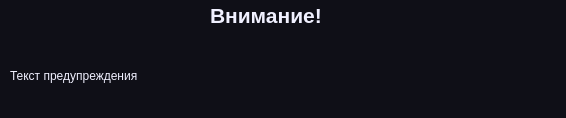
<?xml version="1.0" encoding="UTF-8"?>
<ui version="4.0">
 <class>Form</class>
 <widget class="QWidget" name="Form">
  <property name="geometry">
   <rect>
    <x>0</x>
    <y>0</y>
    <width>566</width>
    <height>118</height>
   </rect>
  </property>
  <property name="windowTitle">
   <string>Form</string>
  </property>
  <property name="styleSheet">
   <string notr="true">* {font: &quot;Segoe UI&quot;;}

QWidget {
	background-color: rgb(15, 15, 23);
	color: rgb(240, 240, 255);
	border: none;
}</string>
  </property>
  <widget class="QLabel" name="label">
   <property name="geometry">
    <rect>
     <x>210</x>
     <y>0</y>
     <width>181</width>
     <height>31</height>
    </rect>
   </property>
   <property name="font">
    <font>
     <pointsize>16</pointsize>
     <weight>87</weight>
     <italic>false</italic>
     <bold>true</bold>
    </font>
   </property>
   <property name="layoutDirection">
    <enum>Qt::LeftToRight</enum>
   </property>
   <property name="styleSheet">
    <string notr="true">font-size: 16pt;
font-weight: 700;</string>
   </property>
   <property name="text">
    <string>Внимание!</string>
   </property>
  </widget>
  <widget class="QLabel" name="label_2">
   <property name="geometry">
    <rect>
     <x>10</x>
     <y>40</y>
     <width>541</width>
     <height>71</height>
    </rect>
   </property>
   <property name="text">
    <string>Текст предупреждения</string>
   </property>
  </widget>
 </widget>
 <resources/>
 <connections/>
</ui>
